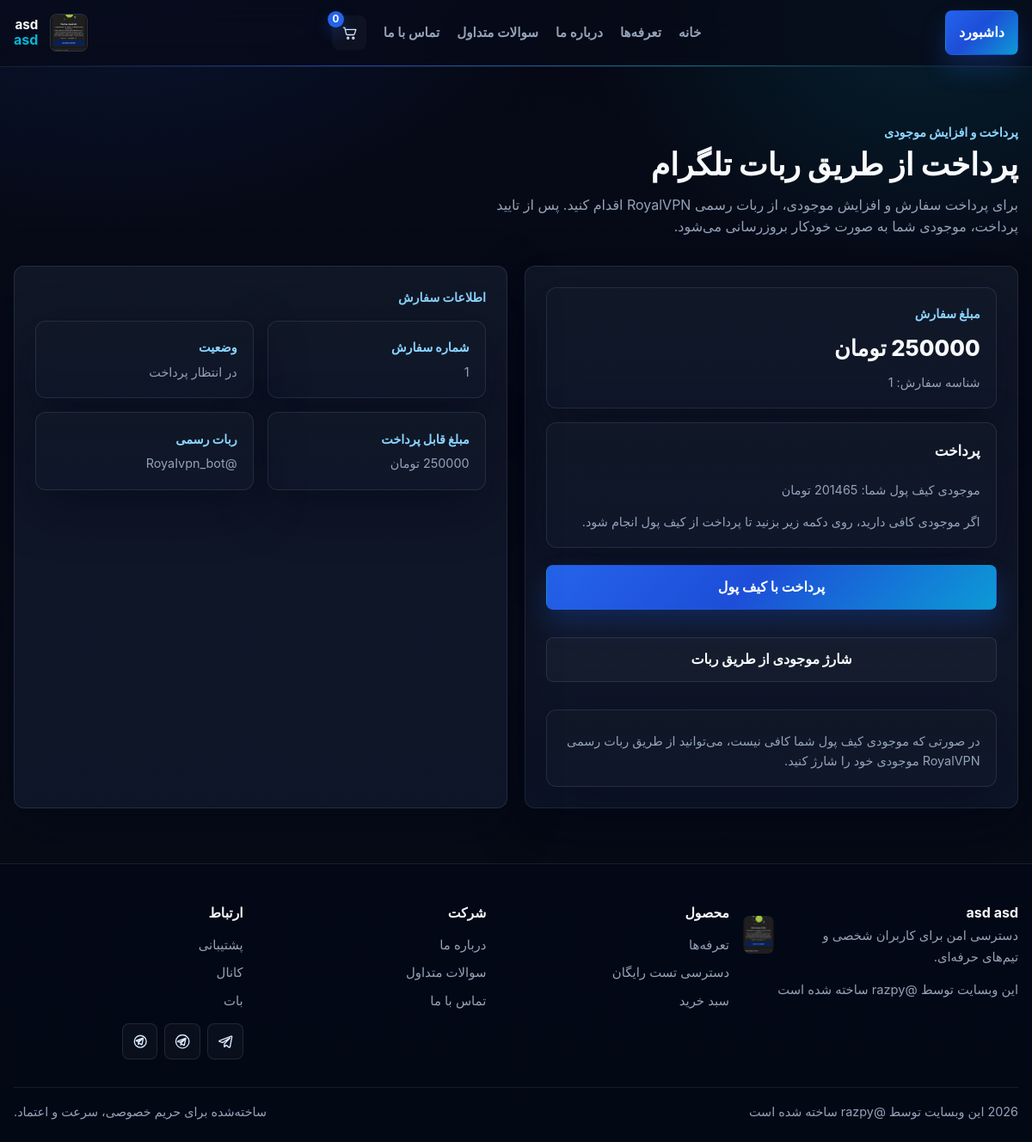
The app's page /payment/pay/1 (signed in) with its own data.
### core/models.py (models this page shows, shortened)
class SiteSettings(models.Model):
    site_name1 = models.CharField(_("site name1"), max_length=55)
    site_name2 = models.CharField(_("site name2"), max_length=55)
    site_logo = models.ImageField(_("site logo"), upload_to='logo/')
    payment_card = models.CharField(_("payment card number"), max_length=155)
    payment_card_name = models.CharField(_("payment card owner name"), max_length=155)
    up_time = models.CharField(_("servers uptime"), max_length=55)
    countries_count = models.CharField(_("countries count"), max_length=55)
    servers_count = models.CharField(_("servers count"), max_length=55)
    footer_text = models.CharField(_("footer text"), max_length=155)
    users_count_for_about_us = models.CharField(_("users_count_for_about_us"), max_length=55)
    established_year_for_about_us = models.CharField(_("established_year_for_about_us"), max_length=55)
    feature1_for_about_us = models.CharField(_("feature1_for_about_us"), max_length=55)
    feature2_for_about_us = models.CharField(_("feature2_for_about_us"), max_length=55)
    feature3_for_about_us = models.CharField(_("feature3_for_about_us"), max_length=55)
    feature4_for_about_us = models.CharField(_("feature4_for_about_us"), max_length=55)
    telegram_support_id_link = models.URLField(_("telegram_support_id_link"), )
    telegram_Channel_id_link = models.URLField(_("telegram_Channel_id_link"), )
    telegram_bot_id_link = models.URLField(_("telegram_bot_id_link"), )
    class Meta:
        verbose_name = _("SiteSetting")
        verbose_name_plural = _("SiteSettings")

### cart/models.py (models this page shows, shortened)
class Cart(models.Model):
    user = models.ForeignKey(
        get_user_model(),
        on_delete=models.CASCADE,
        related_name='user_carts',
        null=True,
        blank=True,
        verbose_name=_("user")
    )
    session_key = models.CharField(_("session key"), max_length=55, blank=True)

### orders/models.py (models this page shows, shortened)
class Order(models.Model):
    class OrderStatus(models.TextChoices):
        PENDING_PAYMENT = 'pending_payment', _('Pending Payment')
        PAID = 'paid', _('Paid')
        CANCELLED = 'cancelled', _('Cancelled')
        FAILED = "failed", _("Failed")
    user = models.ForeignKey(
        get_user_model(),
        on_delete=models.CASCADE,
        related_name='user_orders',
        verbose_name=_("user"),
    )
    phone_number = models.CharField(_("phone number"), max_length=55, blank=True, default="")
    name = models.CharField(_("name"), max_length=155, default="")
    telegram_id = models.CharField(_("telegram_id"), max_length=55, blank=True)
    final_price = models.PositiveIntegerField(_("final_price"))
    status = models.CharField(_("status"), max_length=20, choices=OrderStatus.choices, default=OrderStatus.PENDING_PAYMENT)
    created_at = models.DateTimeField(_("created_at"),auto_now_add=True)
    updated_at = models.DateTimeField(_("updated_at"), auto_now=True)
    class Meta:
        verbose_name = _("Order")
        verbose_name_plural = _("Orders")

### payment/views.py (the view, shortened to what this page needs)
# urls.py: path('pay/<int:order_id>', views.payment_creation_view, name='payment'),
@login_required
def payment_creation_view(request, order_id):
    order = get_object_or_404(Order, pk=order_id)
    if order.status != Order.OrderStatus.PENDING_PAYMENT:
        messages.warning(request, _("این سفارش قبلا پرداخت شده یا دیگر قابل پرداخت نیست."))
        return redirect("home")
    wallet_balance = request.user.wallet_balance
    shortage_amount = 0
    return render(
        request,
        'payment/payment.html',
        context={
            'order': order,
            'wallet_balance': wallet_balance,
            'shortage_amount': shortage_amount,
        },
    )

### core/context_processors.py (called while the page is built)
def site_context(request):
    site_settings = SiteSettings.objects.all().first()
    if request.user.is_authenticated:
        cart, _ = Cart.objects.get_or_create(user=request.user)
    else:
        if not request.session.session_key:
            request.session.create()
        cart, _ = Cart.objects.get_or_create(session_key=request.session.session_key)
    context = {'site_context':site_settings, 'cart':cart}
    if request.user.is_authenticated:
        context["wallet_balance"] = getattr(request.user, "wallet_balance", 0)
    return context

### payment/templates/payment/payment.html (shortened to what this page needs)
{% extends '_base.html' %}
{% load humanize %}
{% block page_content %}
<main>
  <section class="section-band">
    <div class="site-container">
      <div class="section-head">
        <div class="section-kicker">پرداخت و افزایش موجودی</div>
        <h1 class="section-title">پرداخت از طریق ربات تلگرام</h1>
        <p class="section-lead">
          برای پرداخت سفارش و افزایش موجودی، از ربات رسمی RoyalVPN اقدام کنید. پس از تایید پرداخت، موجودی شما به صورت خودکار بروزرسانی می‌شود.
        </p>
      </div>
      <div class="auth-shell">
        <section class="form-card payment-panel">
          <div class="surface-card payment-hero">
            <div class="section-kicker">مبلغ سفارش</div>
            <h2 class="section-title" style="margin-top:0.35rem;font-size:1.6rem;">{{ order.final_price|floatformat:0|intcomma }} تومان</h2>
            <p class="muted-copy">شناسه سفارش: {{ order.id }}</p>
          </div>
          <div class="surface-card payment-note">
            <p class="review-name" style="margin-bottom:0.45rem;">پرداخت</p>
            <p class="muted-copy">موجودی کیف پول شما: {{ wallet_balance|floatformat:0|intcomma }} تومان</p>
            <p class="muted-copy">اگر موجودی کافی دارید، روی دکمه زیر بزنید تا پرداخت از کیف پول انجام شود.</p>
          </div>
          <form method="post" style="margin-bottom:1rem;">
            <button type="submit" class="btn-primary btn-primary--full payment-cta">
              پرداخت با کیف پول
            </button>
          </form>
          <a href="https://t.me/RoyaIvpn_bot" target="_blank" rel="noopener" class="btn-ghost btn-primary--full" style="margin-bottom:1rem; display:inline-flex; justify-content:center;">
            شارژ موجودی از طریق ربات
          </a>
          <div class="surface-card payment-info">
            <p class="muted-copy">
              در صورتی که موجودی کیف پول شما کافی نیست، می‌توانید از طریق ربات رسمی RoyalVPN موجودی خود را شارژ کنید.
            </p>
          </div>
        </section>
        <aside class="form-card payment-side">
          <div class="section-kicker">اطلاعات سفارش</div>
          <div class="info-grid" style="margin-top:1rem;">
            <div class="info-card">
              <div class="section-kicker">شماره سفارش</div>
              <p class="muted-copy">{{ order.id }}</p>
            </div>
            <div class="info-card">
              <div class="section-kicker">وضعیت</div>
              <p class="muted-copy">در انتظار پرداخت</p>
            </div>
            <div class="info-card">
              <div class="section-kicker">مبلغ قابل پرداخت</div>
              <p class="muted-copy">{{ order.final_price|floatformat:0|intcomma }} تومان</p>
            </div>
            <div class="info-card">
              <div class="section-kicker">ربات رسمی</div>
              <p class="muted-copy">@RoyaIvpn_bot</p>
            </div>
          </div>
        </aside>
      </div>
    </div>
  </section>
</main>
{% endblock %}

### templates/_base.html (shortened to what this page needs)
<!DOCTYPE html>
{% load static i18n %}
<html lang="fa" dir="rtl">
<head>
    <script src="https://cdn.tailwindcss.com"></script>
    <link rel="stylesheet" href="{% static 'css/style.css' %}" />
</head>
<body class="site-body">
<div class="site-shell">
    <header class="site-header">
        <div class="site-container">
            <div class="header-inner">
                <a href="{% url 'home' %}" class="brand-mark" aria-label="{{ site_context.site_name1 }} {{ site_context.site_name2 }}">
                    <span class="brand-logo">
                        <img src="{{ site_context.site_logo.url }}" alt="{{ site_context.site_name1 }} {{ site_context.site_name2 }}">
                    </span>
                    <span class="brand-text">
                        <span class="brand-name">{{ site_context.site_name1 }}</span>
                        <span class="brand-accent">{{ site_context.site_name2 }}</span>
                    </span>
                </a>
                <nav class="desktop-nav" aria-label="ناوبری اصلی">
                    <a class="nav-link {% if request.resolver_match.url_name == 'home' %}is-active{% endif %}" href="{% url 'home' %}">خانه</a>
                    <a class="nav-link {% if request.resolver_match.url_name == 'pricing' %}is-active{% endif %}" href="{% url 'pricing' %}">تعرفه‌ها</a>
                    <a class="nav-link {% if request.resolver_match.url_name == 'about' %}is-active{% endif %}" href="{% url 'about' %}">درباره ما</a>
                    <a class="nav-link {% if request.resolver_match.url_name == 'faq' %}is-active{% endif %}" href="{% url 'faq' %}">سوالات متداول</a>
                    <a class="nav-link {% if request.resolver_match.url_name == 'contact' %}is-active{% endif %}" href="{% url 'contact' %}">تماس با ما</a>
                    <a class="cart-link" href="{% url 'cart' %}" aria-label="سبد خرید">
                        <svg viewBox="0 0 24 24" aria-hidden="true" focusable="false">
                            <path d="M3 4h2l2.2 9.2A2 2 0 0 0 9.1 15H18a2 2 0 0 0 1.9-1.4L22 7H6"></path>
                            <circle cx="10" cy="20" r="1.4"></circle>
                            <circle cx="18" cy="20" r="1.4"></circle>
                        </svg>
                        <span id="cartCount" class="cart-count">{{ cart.items.count }}</span>
                    </a>
                </nav>
                <div class="header-actions">
                    {% if user.is_authenticated %}
                        <a href="{% url 'dashboard' %}" class="btn-primary btn-primary--small">داشبورد</a>
                    {% else %}
                        <a href="{% url 'login' %}" class="btn-primary btn-primary--small">ورود / ثبت‌نام</a>
                    {% endif %}
                </div>
            </div>
        </div>
    </header>
    <main class="site-main">
        {% block page_content %}{% endblock %}
    </main>
    <footer class="site-footer">
        <div class="site-container">
            <div class="footer-grid">
                <div>
                    <a href="{% url 'home' %}" class="footer-brand">
                        <img src="{{ site_context.site_logo.url }}" alt="{{ site_context.site_name1 }} {{ site_context.site_name2 }}">
                        <div>
                            <strong>{{ site_context.site_name1 }} {{ site_context.site_name2 }}</strong>
                            <span>دسترسی امن برای کاربران شخصی و تیم‌های حرفه‌ای.</span>
                        </div>
                    </a>
                    <p class="footer-copy">{{ site_context.footer_text }}</p>
                </div>
                <div>
                    <h3 class="footer-title">محصول</h3>
                    <a href="{% url 'pricing' %}" class="footer-link">تعرفه‌ها</a>
                    <a href="{% url 'get-test' %}" class="footer-link">دسترسی تست رایگان</a>
                    <a href="{% url 'cart' %}" class="footer-link">سبد خرید</a>
                </div>
                <div>
                    <h3 class="footer-title">شرکت</h3>
                    <a href="{% url 'about' %}" class="footer-link">درباره ما</a>
                    <a href="{% url 'faq' %}" class="footer-link">سوالات متداول</a>
                    <a href="{% url 'contact' %}" class="footer-link">تماس با ما</a>
                </div>
                <div>
                    <h3 class="footer-title">ارتباط</h3>
                    <a href="{{ site_context.telegram_support_id_link }}" target="_blank" rel="noopener" class="footer-link">پشتیبانی</a>
                    <a href="{{ site_context.telegram_Channel_id_link }}" target="_blank" rel="noopener" class="footer-link">کانال</a>
                    <a href="{{ site_context.telegram_bot_id_link }}" target="_blank" rel="noopener" class="footer-link">بات</a>
                    <div class="footer-social">
                        <a href="{{ site_context.telegram_support_id_link }}" target="_blank" rel="noopener" class="social-link" aria-label="پشتیبانی تلگرام">
                            <svg viewBox="0 0 24 24" aria-hidden="true"><path d="M21.8 4.6 18.9 20c-.2.9-.8 1.1-1.6.7l-4.3-3.2-2.1 2c-.2.2-.4.4-.8.4l.3-4.5L18.6 7c.3-.3-.1-.5-.5-.2L7.5 13.5 3 12c-.9-.3-.9-1 .2-1.4l17.2-6.6c.8-.3 1.5.2 1.4.6z"/></svg>
                        </a>
                        <a href="{{ site_context.telegram_Channel_id_link }}" target="_blank" rel="noopener" class="social-link" aria-label="کانال تلگرام">
                            <svg viewBox="0 0 24 24" aria-hidden="true"><path d="M12 2a10 10 0 1 0 10 10A10 10 0 0 0 12 2Zm4.6 6.5-1.8 8.5c-.1.5-.4.7-.9.5l-2.6-1.9-1.2 1.2c-.2.2-.4.4-.8.4l.2-3 5.7-5.2c.2-.2-.1-.3-.3-.2l-6.8 4.3-2.9-.9c-.6-.2-.6-.6.1-.9l11-4.2c.5-.2 1 .1.9.4Z"/></svg>
                        </a>
                        <a href="{{ site_context.telegram_bot_id_link }}" target="_blank" rel="noopener" class="social-link" aria-label="بات تلگرام">
                            <svg viewBox="0 0 24 24" aria-hidden="true"><path d="M12 3a9 9 0 1 0 9 9 9 9 0 0 0-9-9Zm3.8 6.9-1.3 6.2c-.1.5-.5.7-1 .4l-2.6-1.9-1.3 1.2c-.2.2-.4.3-.7.3l.2-2.8 5.3-4.9c.2-.2-.1-.3-.2-.2l-6 3.8-2.2-.7c-.6-.2-.6-.6.1-.9l9.4-3.6c.4-.2.8.1.7.4Z"/></svg>
                        </a>
                    </div>
                </div>
            </div>
            <div class="footer-bottom">
                <p><span id="year"></span> {{ site_context.footer_text }}</p>
                <p>ساخته‌شده برای حریم خصوصی، سرعت و اعتماد.</p>
            </div>
        </div>
    </footer>
</div>
</body>
</html>

### records on screen
SiteSettings: site_logo (picture), site_name1 "asd", site_name2 "asd", footer_text "این وبسایت توسط @razpy ساخته شده است"
Cart: items.count "0"
Order: final_price "250000", id "1"

### other values on screen
{{ wallet_balance|floatformat:0|intcomma }} "201465"
